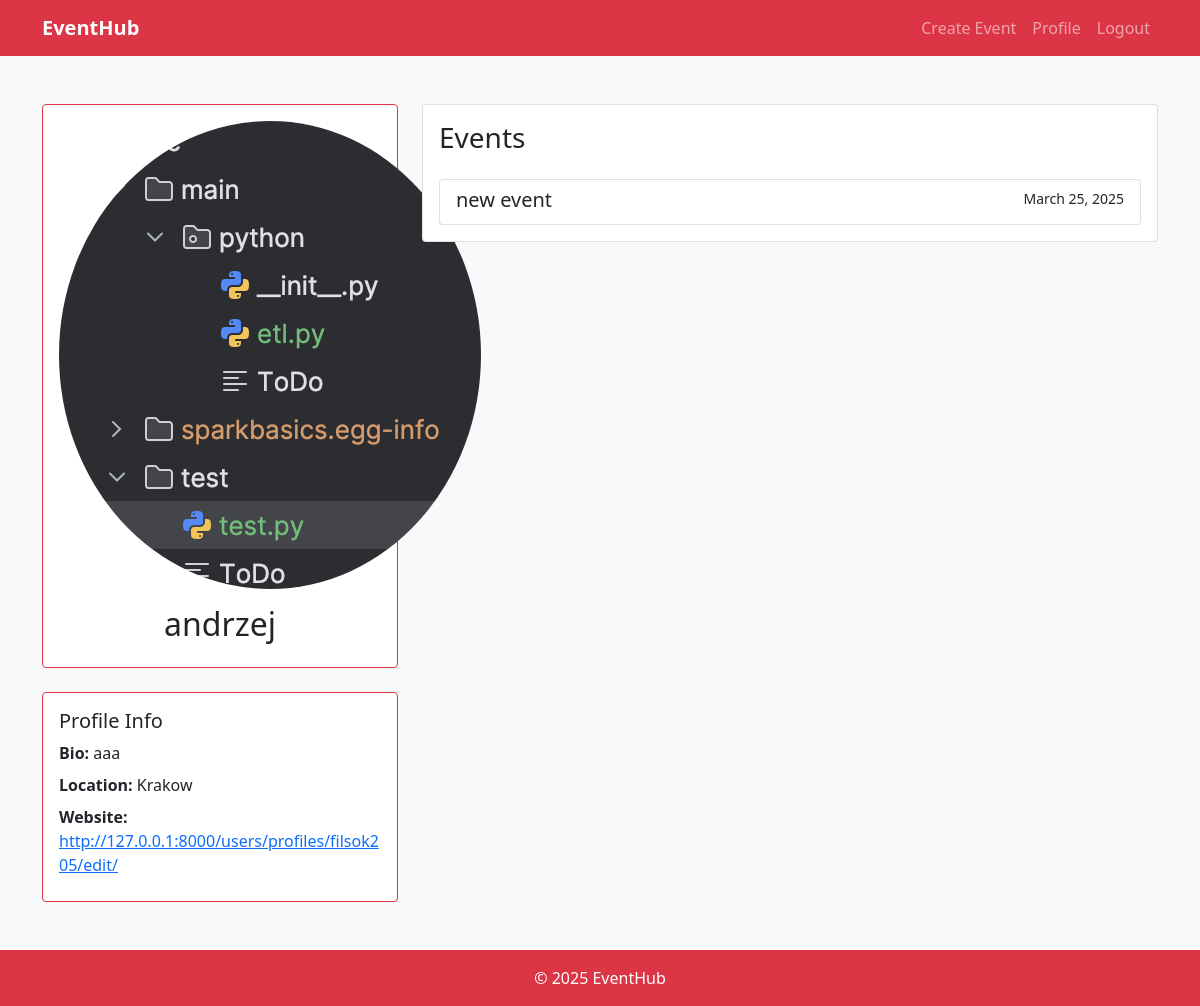
The app's page /users/profiles/andrzej/ (signed in) with its own data.
### usersapp/models.py (models this page shows, shortened)
class Profile(models.Model):
    user = models.OneToOneField(User, on_delete=models.CASCADE)
    profile_picture = models.ImageField(upload_to='profile_pictures/', null=True, blank=True)
    bio = models.TextField(max_length=500, null=True, blank=True)
    location = models.CharField(max_length=100, null=True, blank=True)
    website = models.URLField(max_length=200, null=True, blank=True)

### events/models.py (models this page shows, shortened)
class EventParticipant(models.Model):
    event = models.ForeignKey(Event, on_delete=models.CASCADE)
    participant = models.ForeignKey(User, on_delete=models.CASCADE)
    joined_at = models.DateTimeField(auto_now_add=True)

class Event(models.Model):
    title = models.CharField(max_length=200)
    owner = models.ForeignKey(User, on_delete=models.CASCADE)
    description = models.TextField()
    date = models.DateField()
    start_time = models.TimeField(default='12:00:00')
    end_time = models.TimeField(default='13:00:00')
    location = models.CharField(max_length=200)
    max_participants = models.IntegerField()
    current_participants = models.IntegerField(default=0)
    type = models.CharField(max_length=200)
    created_at = models.DateTimeField(auto_now_add=True)

### usersapp/views.py (the view)
# urls.py: path('profiles/<str:username>/', views.profile_view, name='profile'),
@login_required
def profile_view(request, username):
    profile = Profile.objects.get(user__username=username)
    participating_events = EventParticipant.objects.filter(participant=profile.user)
    return render(request, 'usersapp/profile.html', {'profile': profile, 'participating_events': participating_events})

### usersapp/templates/usersapp/profile.html (shortened to what this page needs)
{% extends "base.html" %}
{% load thumbnail %}
{% block content %}
<div class="row">
    <div class="col-md-4">
        <div class="card mb-4 border-danger">
            <div class="card-body text-center">
                {% if profile.profile_picture %}
                    {% thumbnail profile.profile_picture "150x150" crop="center" as im %}
                    <img src="{{ im.url }}"
                        width="{{ im.width }}"
                        height="{{ im.height }}"
                        alt="{{ profile.user.username }}'s profile picture"
                        class="rounded-circle mb-3">
                    {% endthumbnail %}
                {% else %}
                    <div class="bg-secondary text-white rounded-circle d-flex align-items-center justify-content-center mx-auto mb-3"
                         style="width: 150px; height: 150px;">
                        <span class="h1">{{ profile.user.username|make_list|first|upper }}</span>
                    </div>
                {% endif %}
                <h2 class="card-title">{{ profile.user.username }}</h2>
            </div>
        </div>
        <div class="card mb-4 border-danger">
            <div class="card-body">
                <h5 class="card-title">Profile Info</h5>
                <p class="mb-2"><strong>Bio:</strong> {{ profile.bio|default:"Not provided" }}</p>
                <p class="mb-2"><strong>Location:</strong> {{ profile.location|default:"Not provided" }}</p>
                {% if profile.website %}
                    <p class="mb-2"><strong>Website:</strong>
                        <a href="{{ profile.website }}" target="_blank">{{ profile.website }}</a>
                    </p>
                {% endif %}
            </div>
        </div>
    </div>
    <div class="col-md-8">
        <div class="card">
            <div class="card-body">
                <h3 class="card-title mb-4">Events</h3>
                <div class="list-group">
                    {% for participant in participating_events %}
                        <a href="{% url 'events:event_detail' participant.event.id %}"
                           class="list-group-item list-group-item-action">
                            <div class="d-flex w-100 justify-content-between">
                                <h5 class="mb-1">{{ participant.event.title }}</h5>
                                <small>{{ participant.event.date }}</small>
                            </div>
                        </a>
                    {% empty %}
                        <p class="text-muted">No events yet.</p>
                    {% endfor %}
                </div>
            </div>
        </div>
    </div>
</div>
{% endblock %}

### records on screen
Profile: user.username "andrzej", bio "aaa", location "Krakow", website "http://127.0.0.1:8000/users/profiles/filsok205/edit/"
EventParticipant: event "new event", event "March 25, 2025"
